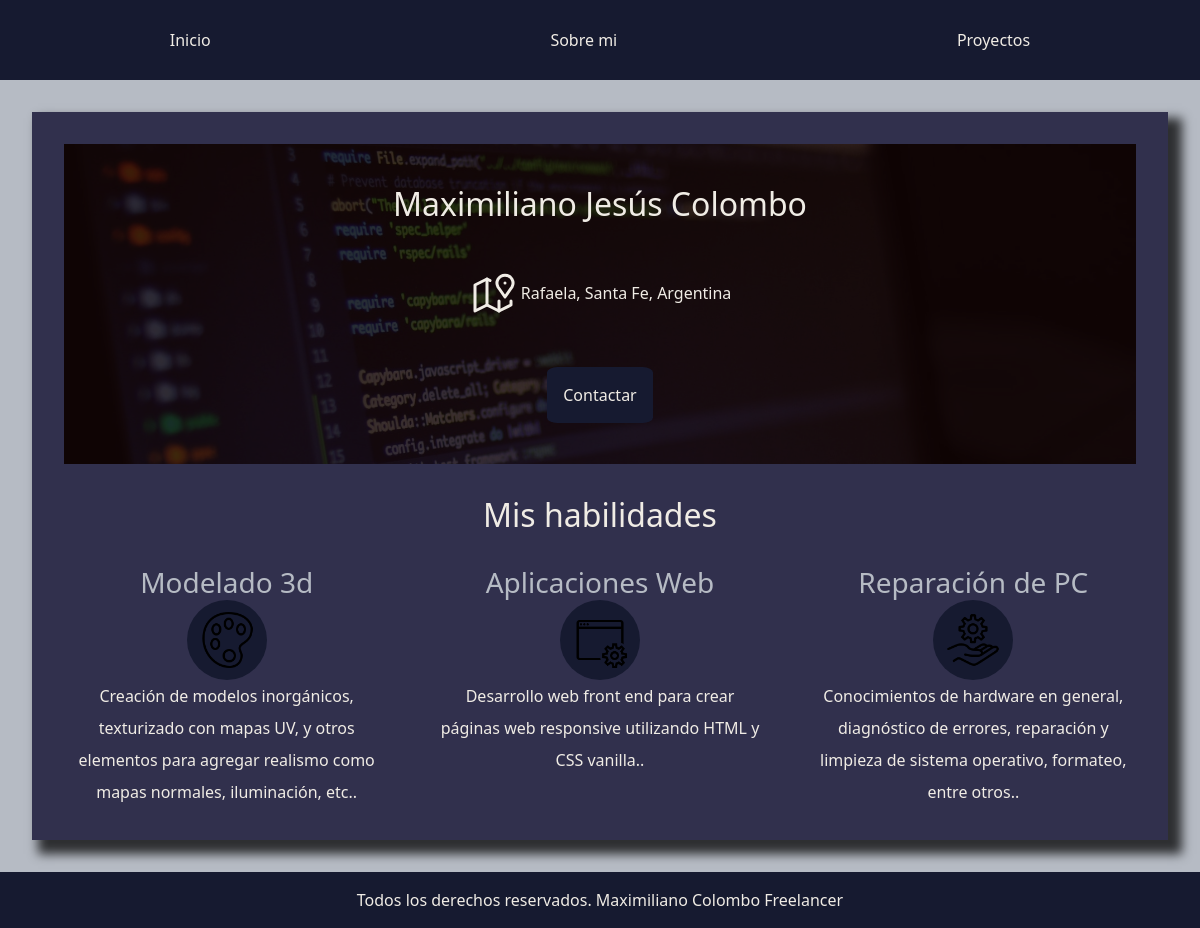
Before: / with the older database file.
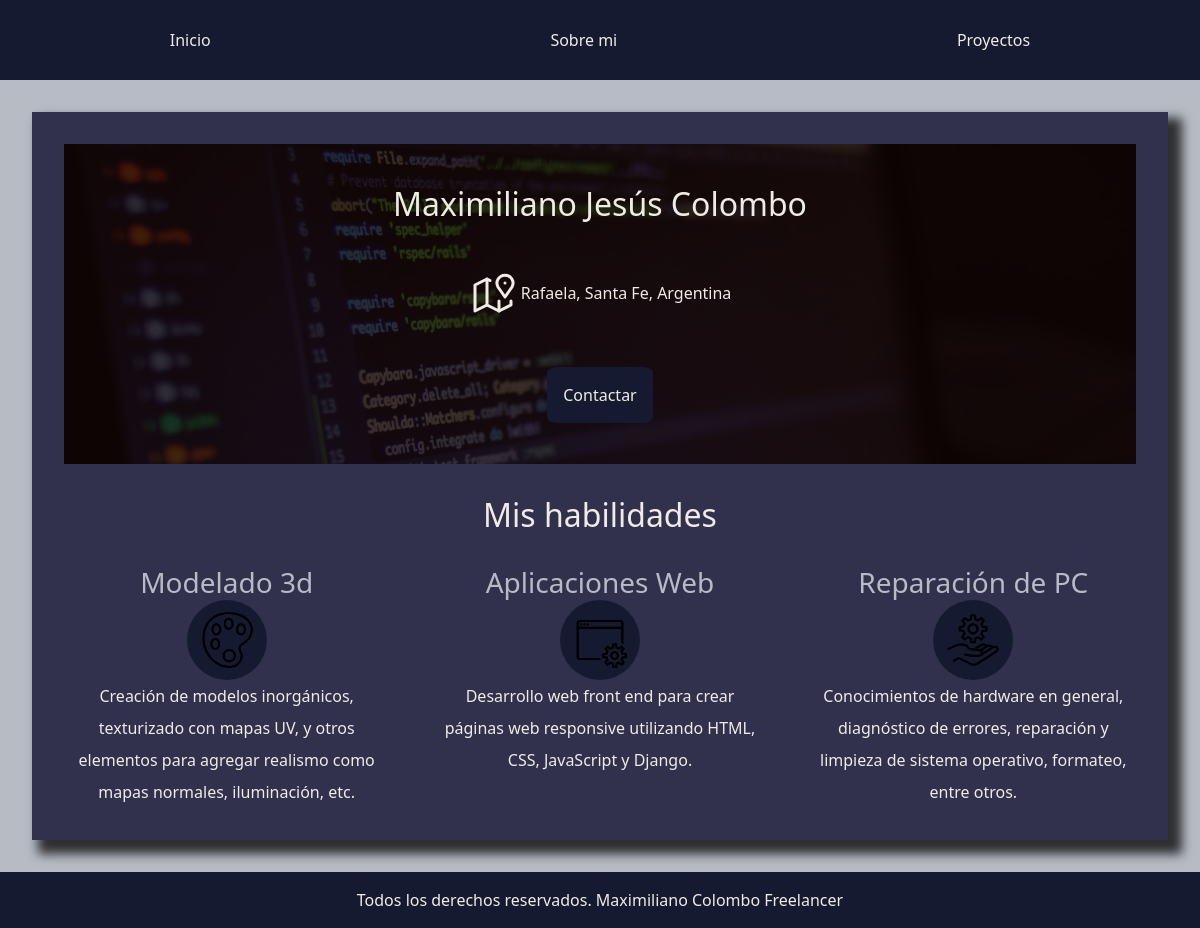
After: the same page with the newer database file.
### paginas/models.py (models this page shows)
class datosPersonales(models.Model):
    nombreCompleto=models.CharField(max_length=100)
    ubicacion=models.CharField(max_length=150)
    correo=models.CharField(max_length=150)
    celular=models.CharField(max_length=20)
    edad=models.IntegerField()
    fechaNacimiento=models.DateField()
    biografia=models.TextField()
    linkedin=models.CharField(max_length=100)
    github=models.CharField(max_length=100)

class Servicios(models.Model):
    nombre=models.CharField(max_length=100)
    descripcion=models.CharField(max_length=300)
    icono=models.TextField()

### paginas/views.py (the view)
# urls.py: path("", views.index, name='index'),
def index(request):
  template = loader.get_template('index.html')
  servicios = Servicios.objects.all().values()
  persona= datosPersonales.objects.first()
  context = {
    'servicios': servicios,
    'persona':persona
  }
  return HttpResponse(template.render(context, request))

### paginas/templates/index.html (shortened to what this page needs)
{% extends "base.html" %}
{% load static %}
{% block stylesheets %}
    <link rel="stylesheet" href="{% static 'css/index.css' %}">
{% endblock %}
{% block page_content %}
    <section class="hero">
        <div class="contenido-hero">
            <h2>{{persona.nombreCompleto}}</h2>
            <p>
                {{persona.ubicacion}}
            </p>
            <a href="mailto:{{persona.correo}}" target="_blank" class="botonContacto">Contactar</a>
        </div>
    </section>
    <h2 class="titulo-habilidades">Mis habilidades</h2>
    <div class="servicios">
        {% for i in servicios %}
            <section class="servicio">
                <h3>{{ i.nombre }}</h3>
                <div class="iconos">
                    <img src="/static/img/servicios/{{ i.icono }}" alt="icono">
                </div>
                <p>{{i.descripcion }}. </p>
            </section>
        {% endfor %}
        </div>
{% endblock page_content %}

### templates/base.html (shortened to what this page needs)
{% load static %}
<!DOCTYPE html>
<html lang="en">
<head>
    <link
        href="https://cdn.jsdelivr.net/npm/bootstrap@5.3.1/dist/css/bootstrap.min.css"
        rel="stylesheet"
    >
    <link rel="stylesheet" href="{% static 'css/colores.css' %}">
    <link rel="stylesheet" href="{% static 'css/globales.css' %}">
    {% block stylesheets %}{% endblock %}
    <link rel="stylesheet" href="{% static 'css/base.css' %}">
    <link rel="stylesheet" href="{% static 'css/normalize.css' %}">
</head>
<body >
    <nav>
        <ul class="navbar">
            <li ><a href="{% url 'index'%}">Inicio</a></li>
            <li><a href="{% url 'about'%}">Sobre mi</a></li>
            <li><a href="{% url 'projects'%}">Proyectos</a></li>
        </ul>
    </nav>
    <main>
        <div class="contenedor">
            {% block page_content %}
            {% endblock page_content %}
        </div>
    </main>
    <footer>
        <p>Todos los derechos reservados. Maximiliano Colombo Freelancer</p>
    </footer>
</body>
</html>

### static/css/colores.css (style rules this page uses)
:root { --color1:#161A30; --color2: #31304D; --color3: #B6BBC4; --color4: #F0ECE5; --negro:#000; --blanco:#fff; }

### static/css/globales.css (style rules this page uses)
html { box-sizing: border-box; width: 100vw; }
*, *:before, *:after { box-sizing: inherit; }
body { margin: 0; padding :0; }
h1,h2,h3,p { margin: 0; padding: 0; text-align: center; }
li { list-style: none; }
a { text-decoration: none; color: var(--color4); }
main { background-color: var(--color3); margin:0; padding:2rem; color:var(--color4) }
.contenedor { margin: 0 auto; background-color: var(--color2); box-shadow: 10px 10px 10px 4px rgba(0,0,0,0.75); -webkit-box-shadow: 10px 10px 10px 4px rgba(0,0,0,0.75); -moz-box-shadow: 10px 10px 10px 4px rgba(0,0,0,0.75); }

### static/css/index.css (style rules this page uses)
.hero { background-image: url(../img/hero.jpg); background-repeat: no-repeat; background-size: cover; height: 20rem; position:relative; margin-bottom: 2rem; }
.contenido-hero { position:absolute; background-color: rgba(17, 3, 3, 0.8); width: 100%; height: 100%; display: flex; flex-direction: column; align-items: center; justify-content: center; row-gap: 3rem; margin: 0; padding:0; }
.contenido-hero h2, .contenido-hero p { color: var(--color4) }
.servicios { display:grid; grid-template-columns: repeat(3,1fr); column-gap: 3rem; align-items: flex-start; justify-content: center; }
.servicio { display: flex; flex-direction: column; justify-content: center; align-items: center; }
.servicio h3 { color: var(--color3); font-weight: 400; }
.servicio p { line-height: 2; text-align: center; }
.iconos { height: 5rem; width: 5rem; background-color: var(--color1); border-radius: 50%; display: flex; justify-content: center; align-items: center; overflow: hidden; }
.iconos img { width: 70%; height: auto; display: block; }
.titulo-habilidades { margin-bottom: 2rem; }
.botonContacto { background-color: var(--color1); padding: 1rem; border-radius: 10%; }

### static/css/base.css (style rules this page uses)
footer { text-align: center; background-color: var(--color1); color:var(--color4); padding: 1rem 0; }
.navbar { margin: 0; display:flex; justify-content: space-around; align-items: center; height: 10vh; }
.contenedor { padding: 2rem; }
.navbar li a { padding: 0.8rem; }
nav { background-color: var(--color1); }

Changed rows visible on the page:
changed Servicios "Modelado 3d": descripcion "Creación de modelos inorgánicos, texturizado con mapas UV, y otros elementos para agregar realismo como mapas normales, iluminación, etc." → "Creación de modelos inorgánicos, texturizado con mapas UV, y otros elementos para agregar realismo como mapas normales, iluminación, etc"
changed Servicios "Aplicaciones Web": descripcion "Desarrollo web front end para crear páginas web responsive utilizando HTML y CSS vanilla." → "Desarrollo web front end para crear páginas web responsive utilizando HTML, CSS, JavaScript y Django"
changed Servicios "Reparación de PC": descripcion "Conocimientos de hardware en general, diagnóstico de errores, reparación y limpieza de sistema operativo, formateo, entre otros." → "Conocimientos de hardware en general, diagnóstico de errores, reparación y limpieza de sistema operativo, formateo, entre otros"
